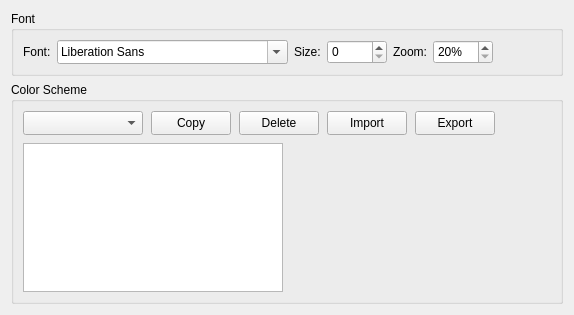
<?xml version="1.0" encoding="UTF-8"?>
<ui version="4.0">
 <class>ColorTab</class>
 <widget class="QWidget" name="ColorTab">
  <property name="geometry">
   <rect>
    <x>0</x>
    <y>0</y>
    <width>574</width>
    <height>315</height>
   </rect>
  </property>
  <property name="windowTitle">
   <string>Form</string>
  </property>
  <layout class="QVBoxLayout" name="verticalLayout_2">
  <item>
    <widget class="QGroupBox" name="groupBox">
     <property name="title">
      <string>Font</string>
     </property>
     <layout class="QHBoxLayout" name="horizontalLayout">
      <item>
       <widget class="QLabel" name="label">
        <property name="text">
         <string>Font:</string>
        </property>
       </widget>
      </item>
      <item>
       <widget class="QFontComboBox" name="font">
        <property name="minimumSize">
         <size>
          <width>0</width>
          <height>24</height>
         </size>
        </property>
       </widget>
      </item>
      <item>
       <widget class="QLabel" name="label_2">
        <property name="text">
         <string>Size:</string>
        </property>
       </widget>
      </item>
      <item>
       <widget class="QSpinBox" name="fontSize">
        <property name="minimumSize">
         <size>
          <width>60</width>
          <height>24</height>
         </size>
        </property>
       </widget>
      </item>
      <item>
       <widget class="QLabel" name="label_3">
        <property name="text">
         <string>Zoom:</string>
        </property>
       </widget>
      </item>
      <item>
       <widget class="QSpinBox" name="zoom">
        <property name="minimumSize">
         <size>
          <width>60</width>
          <height>24</height>
         </size>
        </property>
        <property name="suffix">
         <string>%</string>
        </property>
        <property name="minimum">
         <number>20</number>
        </property>
        <property name="maximum">
         <number>400</number>
        </property>
       </widget>
      </item>
      <item>
       <spacer name="horizontalSpacer_2">
        <property name="orientation">
         <enum>Qt::Horizontal</enum>
        </property>
        <property name="sizeHint" stdset="0">
         <size>
          <width>40</width>
          <height>20</height>
         </size>
        </property>
       </spacer>
      </item>
     </layout>
    </widget>
   </item>
   <item>
    <widget class="QGroupBox" name="groupBox">
     <property name="title">
      <string>Color Scheme</string>
     </property>
     <layout class="QHBoxLayout" name="horizontalLayout_3">
      <property name="spacing">
       <number>8</number>
      </property>
      <property name="leftMargin">
       <number>9</number>
      </property>
      <property name="topMargin">
       <number>9</number>
      </property>
      <property name="rightMargin">
       <number>9</number>
      </property>
      <property name="bottomMargin">
       <number>9</number>
      </property>
      <item>
       <layout class="QVBoxLayout" name="verticalLayout">
        <property name="spacing">
         <number>8</number>
        </property>
        <item>
         <layout class="QHBoxLayout" name="horizontalLayout_2">
          <property name="spacing">
           <number>8</number>
          </property>
          <item>
           <widget class="QComboBox" name="style">
            <property name="minimumSize">
             <size>
              <width>120</width>
              <height>24</height>
             </size>
            </property>
           </widget>
          </item>
          <item>
           <widget class="QPushButton" name="copy">
            <property name="minimumSize">
             <size>
              <width>0</width>
              <height>24</height>
             </size>
            </property>
            <property name="text">
             <string>Copy</string>
            </property>
           </widget>
          </item>
          <item>
           <widget class="QPushButton" name="deleteStyle">
            <property name="minimumSize">
             <size>
              <width>0</width>
              <height>24</height>
             </size>
            </property>
            <property name="text">
             <string>Delete</string>
            </property>
           </widget>
          </item>
          <item>
           <widget class="QPushButton" name="importStyle">
            <property name="minimumSize">
             <size>
              <width>0</width>
              <height>24</height>
             </size>
            </property>
            <property name="text">
             <string>Import</string>
            </property>
           </widget>
          </item>
          <item>
           <widget class="QPushButton" name="exportStyle">
            <property name="minimumSize">
             <size>
              <width>0</width>
              <height>24</height>
             </size>
            </property>
            <property name="text">
             <string>Export</string>
            </property>
           </widget>
          </item>
          <item>
           <spacer name="horizontalSpacer">
            <property name="orientation">
             <enum>Qt::Horizontal</enum>
            </property>
            <property name="sizeHint" stdset="0">
             <size>
              <width>40</width>
              <height>20</height>
             </size>
            </property>
           </spacer>
          </item>
         </layout>
        </item>
        <item>
         <layout class="QHBoxLayout" name="horizontalLayout_4">
          <item>
           <widget class="QListView" name="listView"/>
          </item>
          <item>
           <widget class="QStackedWidget" name="stacked">
            <widget class="QWidget" name="page"/>
            <widget class="QWidget" name="page_2">
             <layout class="QVBoxLayout" name="verticalLayout_4">
              <property name="spacing">
               <number>0</number>
              </property>
              <property name="leftMargin">
               <number>0</number>
              </property>
              <property name="topMargin">
               <number>0</number>
              </property>
              <property name="rightMargin">
               <number>0</number>
              </property>
              <property name="bottomMargin">
               <number>0</number>
              </property>
              <item>
               <layout class="QVBoxLayout" name="verticalLayout_3">
                <item>
                 <layout class="QHBoxLayout" name="horizontalLayout">
                  <item>
                   <widget class="QLabel" name="label">
                    <property name="text">
                     <string>Foreground Color:</string>
                    </property>
                   </widget>
                  </item>
                  <item>
                   <widget class="QLabel" name="foreground">
                    <property name="text">
                     <string/>
                    </property>
                   </widget>
                  </item>
                  <item>
                   <widget class="QPushButton" name="foregroundUnset">
                    <property name="text">
                     <string>Unset</string>
                    </property>
                   </widget>
                  </item>
                 </layout>
                </item>
                <item>
                 <layout class="QHBoxLayout" name="horizontalLayout_5">
                  <item>
                   <widget class="QLabel" name="label_2">
                    <property name="text">
                     <string>Background Color:</string>
                    </property>
                   </widget>
                  </item>
                  <item>
                   <widget class="QLabel" name="background">
                    <property name="text">
                     <string/>
                    </property>
                   </widget>
                  </item>
                  <item>
                   <widget class="QPushButton" name="backgroundUnset">
                    <property name="text">
                     <string>Unset</string>
                    </property>
                   </widget>
                  </item>
                 </layout>
                </item>
                <item>
                 <widget class="QLabel" name="label_3">
                  <property name="text">
                   <string>Font</string>
                  </property>
                 </widget>
                </item>
                <item>
                 <layout class="QHBoxLayout" name="horizontalLayout_6">
                  <item>
                   <widget class="QCheckBox" name="bold">
                    <property name="text">
                     <string>Bold</string>
                    </property>
                   </widget>
                  </item>
                  <item>
                   <widget class="QCheckBox" name="italic">
                    <property name="text">
                     <string>Italic</string>
                    </property>
                   </widget>
                  </item>
                  <item>
                   <spacer name="horizontalSpacer_2">
                    <property name="orientation">
                     <enum>Qt::Horizontal</enum>
                    </property>
                    <property name="sizeHint" stdset="0">
                     <size>
                      <width>40</width>
                      <height>20</height>
                     </size>
                    </property>
                   </spacer>
                  </item>
                 </layout>
                </item>
                <item>
                 <widget class="QLabel" name="label_4">
                  <property name="text">
                   <string>Underline</string>
                  </property>
                 </widget>
                </item>
                <item>
                 <layout class="QHBoxLayout" name="horizontalLayout_7">
                  <item>
                   <widget class="QLabel" name="label_5">
                    <property name="text">
                     <string>Color:</string>
                    </property>
                   </widget>
                  </item>
                  <item>
                   <widget class="QLabel" name="underlineColor">
                    <property name="text">
                     <string/>
                    </property>
                   </widget>
                  </item>
                  <item>
                   <widget class="QPushButton" name="underlineColorUnset">
                    <property name="text">
                     <string>Unset</string>
                    </property>
                   </widget>
                  </item>
                 </layout>
                </item>
                <item>
                 <widget class="QComboBox" name="underlineStyle"/>
                </item>
               </layout>
              </item>
             </layout>
            </widget>
           </widget>
          </item>
         </layout>
        </item>
       </layout>
      </item>
     </layout>
    </widget>
   </item>
  </layout>
 </widget>
 <resources/>
 <connections/>
</ui>
